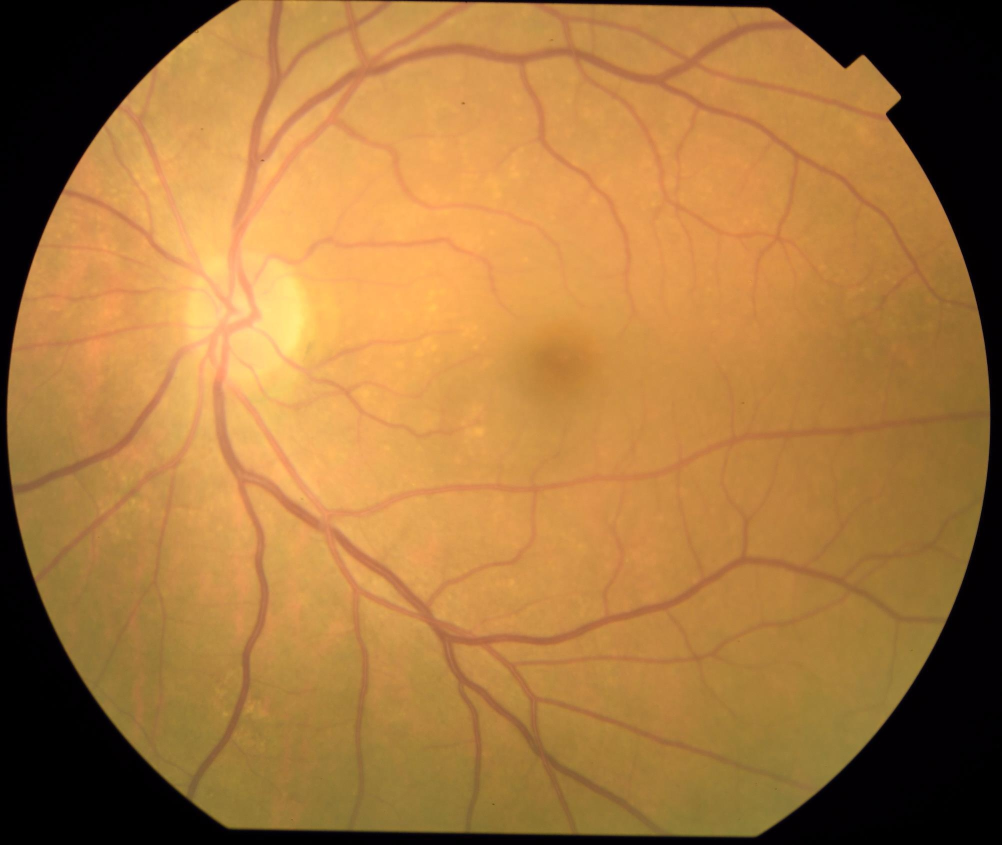
#> input picture Processamento-de-Imagem-Ocular-main/dataset_selecionado/no_DR/Healthy101.jpg, 2004 x 1690 px (shown at 1/2 size); its folder holds only this picture in this run
$ jupyter execute --allow-errors Processamento_olho.ipynb   (older library calls are emulated)
#> lines starting #> are read from the running program, lines starting #| are printed output that depends on the picture
[cell 1]
import os
import shutil
import re
from skimage.feature import hog
import cv2
import numpy as np
import joblib
import matplotlib.pyplot as plt
import pandas as pd
from sklearn import svm

[cell 2]
# Caminhos das pastas originais
orig_base = 'DataSet'
orig_no_dr = os.path.join(orig_base, 'Healthy')
orig_with_dr = os.path.join(orig_base, 'Diabetic Retinopathy')

# Caminhos das pastas destino
dest_base = 'dataset_selecionado'
dest_no_dr = os.path.join(dest_base, 'no_DR')
dest_with_dr = os.path.join(dest_base, 'with_DR')

# Cria pastas destino se não existirem
os.makedirs(dest_no_dr, exist_ok=True)
os.makedirs(dest_with_dr, exist_ok=True)
# Define número de imagens por classe

n_images = 400

[cell 3]
# Função para limpar pasta destino
def limpar_pasta(pasta):
    if os.path.exists(pasta):
        for f in os.listdir(pasta):
            file_path = os.path.join(pasta, f)
            if os.path.isfile(file_path):
                os.unlink(file_path)
    else:
        os.makedirs(pasta)

[cell 4]
# Caminhos de entrada e saída
input_base = 'dataset_selecionado'
output_bases = {
    '256': 'resized_256',
    '128': 'resized_128'
}
tamanhos = {
    '256': (256, 256),
    '128': (128, 128)
}

# Rótulos/classes
classes = ['no_DR', 'with_DR']

# Criar pastas de saída, se não existirem
for size_key, out_base in output_bases.items():
    for cls in classes:
        os.makedirs(os.path.join(out_base, cls), exist_ok=True)

# Função para redimensionar e salvar
def redimensionar_e_salvar(input_path, output_path, tamanho):
#> called with input_path = 'dataset_selecionado/no_DR', output_path = 'resized_256/no_DR', tamanho = (256, 256)
    imagens = [img for img in os.listdir(input_path) if img.lower().endswith(('.jpg', '.png', '.jpeg'))]
    for img in imagens:
        caminho_img = os.path.join(input_path, img)
        imagem = cv2.imread(caminho_img)
#> imagem is the input picture: shape (1690, 2004, 3); mean B, G, R 61.6, 118.9, 166.9
        if imagem is None:
            print(f'Erro ao ler: {caminho_img}')
            continue
        imagem_redim = cv2.resize(imagem, tamanho)
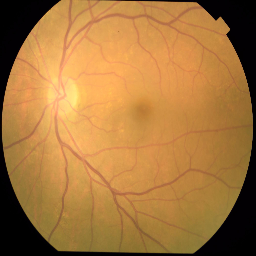
#> imagem_redim: shape (256, 256, 3); mean B, G, R 61.6, 118.8, 166.8
        cv2.imwrite(os.path.join(output_path, img), imagem_redim)

# Executar redimensionamento para cada classe e tamanho
for cls in classes:
    input_path = os.path.join(input_base, cls)
    for size_key, tamanho in tamanhos.items():
        output_path = os.path.join(output_bases[size_key], cls)
        print(f'Redimensionando {cls} para {tamanho}...')
        redimensionar_e_salvar(input_path, output_path, tamanho)
#> pass 2 of the loop `for cls in classes:`:
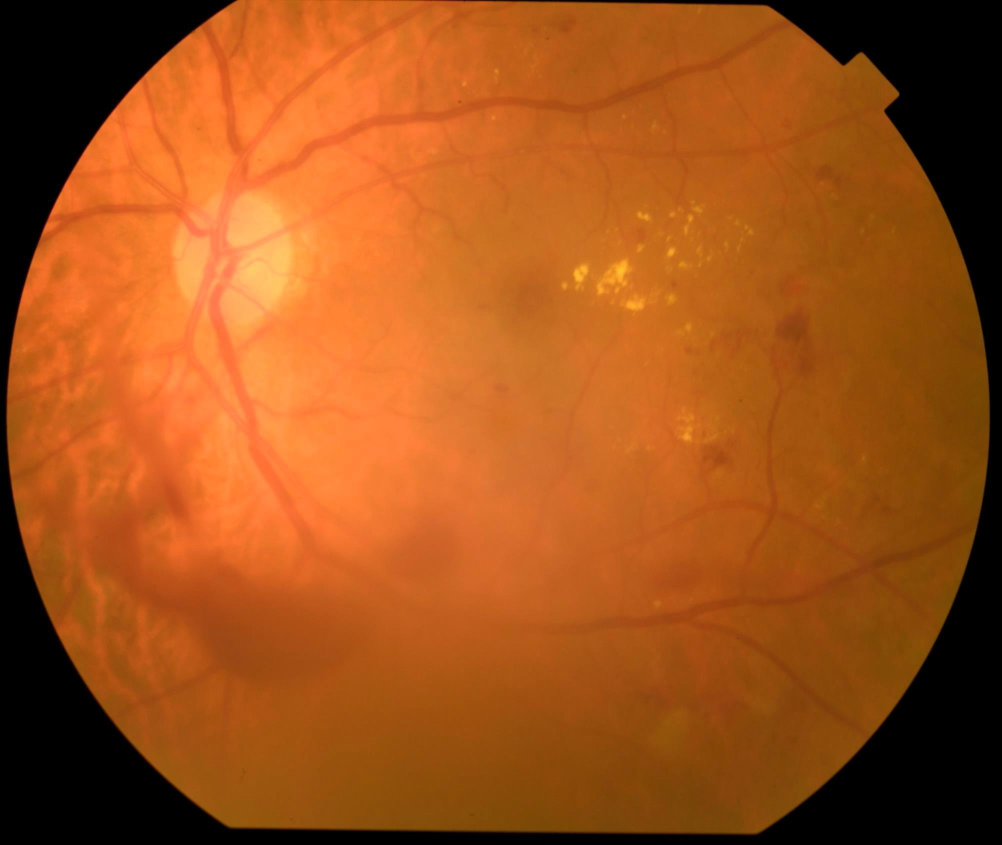
#> input picture Processamento-de-Imagem-Ocular-main/dataset_selecionado/with_DR/DR1.jpg, 2004 x 1690 px (shown at 1/2 size)
#> in redimensionar_e_salvar, imagem is the input picture: shape (1690, 2004, 3); mean B, G, R 24.7, 81.5, 159.8

[cell 5]
# Pastas de entrada (e também de saída, pois sobrescreve)
bases = {
    '256': 'resized_256',
    '128': 'resized_128'
}
#> bases = {'256': 'resized_256', '128': 'resized_128'}
#| Convertendo para tons de cinza: resized_256/no_DR
classes = ['no_DR', 'with_DR']

# Conversão em cada pasta
def converter_para_cinza(pasta):
#> called with pasta = 'resized_256/no_DR'
    imagens = [img for img in os.listdir(pasta) if img.lower().endswith(('.jpg', '.png', '.jpeg'))]
    for img in imagens:
        caminho_img = os.path.join(pasta, img)
        imagem = cv2.imread(caminho_img)
#> imagem: shape (256, 256, 3)
        if imagem is None:
            print(f'Erro ao ler: {caminho_img}')
            continue
        imagem_gray = cv2.cvtColor(imagem, cv2.COLOR_BGR2GRAY)
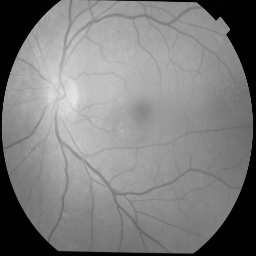
#> imagem_gray: shape (256, 256); min 0, max 229, mean 126.7
        cv2.imwrite(caminho_img, imagem_gray)  # sobrescreve

# Aplicar para todas as pastas
for size_key, base_path in bases.items():
    for cls in classes:
        pasta = os.path.join(base_path, cls)
        print(f'Convertendo para tons de cinza: {pasta}')
        converter_para_cinza(pasta)
#> pass 2 of the loop `for size_key, base_path in bases.items():`:
#| Convertendo para tons de cinza: resized_128/no_DR
#> imagem_gray: shape (128, 128)

[cell 6]
import matplotlib.pyplot as plt

# Caminho para uma das pastas
pasta256 = 'resized_256/no_DR'
#> pasta256 = 'resized_256/no_DR'
pasta128 = 'resized_128/with_DR'

# Seleciona a primeira imagem da pasta
imagens1 = [img for img in os.listdir(pasta128)]
imagens2 = [img for img in os.listdir(pasta256)]
#> imagens2 = ['Healthy101.jpg']


img_path_128 = os.path.join(pasta128, imagens1[0])
img_path_256 = os.path.join(pasta256, imagens2[0])

imagem128 = cv2.imread(img_path_128)  # já deve estar em tons de cinza
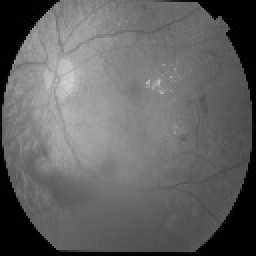
#> imagem128: shape (128, 128, 3) (shown 2 times larger); min 0, max 210, mean 98.5
imagem256 = cv2.imread(img_path_256)  # já deve estar em tons de cinza
#> imagem256: shape (256, 256, 3); min 0, max 230, mean 126.7


# Exibe a imagem com matplotlib

# Criar o subplot 2x2
fig, axs = plt.subplots(1, 2, figsize=(10, 10))

axs[0].imshow(imagem128, cmap='gray')
axs[0].set_title('Imagem cinza 128x128')
axs[0].axis('off')

axs[1].imshow(imagem256, cmap='gray')
axs[1].set_title('Imagem cinza 256x256')
axs[1].axis('off')

plt.show()
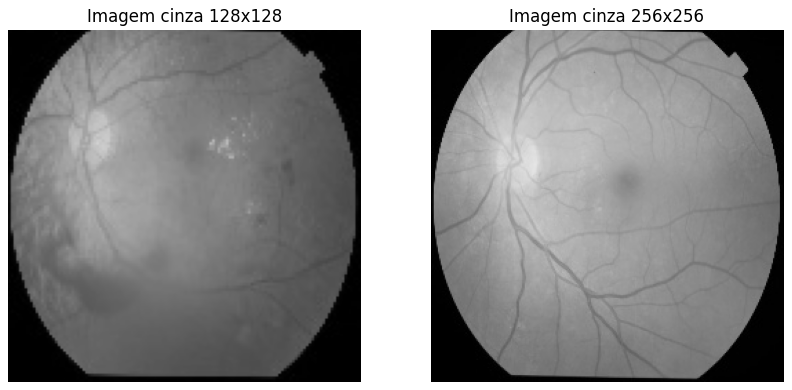
#> figure drawn by matplotlib, 2 panels

[cell 7]
# Pastas base de entrada (já em grayscale)
bases = {
    '256': 'resized_256',
    '128': 'resized_128'
}

# Pastas base de saída para CLAHE
saida_clahe = {
    '256': 'clahe_256',
    '128': 'clahe_128'
}

classes = ['no_DR', 'with_DR']


# Criar objeto CLAHE
clahe = cv2.createCLAHE(clipLimit=2.0, tileGridSize=(8, 8))

# Função para aplicar CLAHE e salvar em outra pasta
def aplicar_clahe(input_pasta, output_pasta):
#> called with input_pasta = 'resized_256/no_DR', output_pasta = 'clahe_256/no_DR'
    imagens = [img for img in os.listdir(input_pasta) if img.lower().endswith(('.jpg', '.jpeg', '.png'))]
    for img in imagens:
        caminho = os.path.join(input_pasta, img)
        imagem = cv2.imread(caminho, cv2.IMREAD_GRAYSCALE)
#> imagem: shape (256, 256); min 0, max 230, mean 126.7
        if imagem is None:
            print(f'Erro ao ler: {caminho}')
            continue
        imagem_clahe = clahe.apply(imagem)
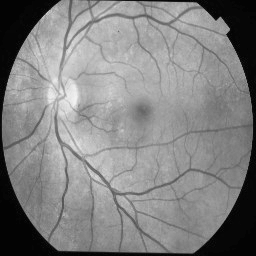
#> imagem_clahe: shape (256, 256); min 2, max 243, mean 130
        cv2.imwrite(os.path.join(output_pasta, img), imagem_clahe)

# Aplicar CLAHE para todas as pastas
for size_key in bases:
    base_entrada = bases[size_key]
    base_saida = saida_clahe[size_key]

    for cls in classes:
        pasta_entrada = os.path.join(base_entrada, cls)
        pasta_saida = os.path.join(base_saida, cls)
        os.makedirs(pasta_saida, exist_ok=True)

        print(f'Aplicando CLAHE: {pasta_entrada} → {pasta_saida}')
        aplicar_clahe(pasta_entrada, pasta_saida)
#> pass 2 of the loop `for size_key in bases:`:
#> `base_entrada = bases[size_key]`: base_entrada = 'resized_128'
#> in aplicar_clahe (call 3), `imagem_clahe = clahe.apply(imagem)`:
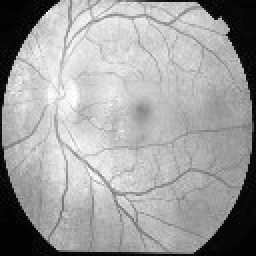
#> imagem_clahe: shape (128, 128) (shown 2 times larger); min 2, max 255, mean 158.7

[cell 8]
# Caminho para uma das pastas
pasta256 = 'clahe_256/no_DR'
#> pasta256 = 'clahe_256/no_DR'
pasta128 = 'clahe_128/no_DR'

def Amostra_imagems(pasta1, pasta2):
    # Seleciona a primeira imagem da pasta
#> called with pasta1 = 'clahe_128/no_DR', pasta2 = 'clahe_256/no_DR'
    imagens1 = [img for img in os.listdir(pasta1)]
    imagens2 = [img for img in os.listdir(pasta2)]


    img_path_128 = os.path.join(pasta1, imagens1[0])
    img_path_256 = os.path.join(pasta2, imagens2[0])

    imagem128 = cv2.imread(img_path_128)  # já deve estar em tons de cinza
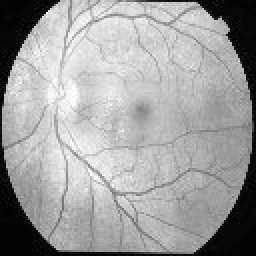
#> imagem128: shape (128, 128, 3) (shown 2 times larger); min 0, max 255, mean 158.7
    imagem256 = cv2.imread(img_path_256)  # já deve estar em tons de cinza
#> imagem256: shape (256, 256, 3); min 0, max 244, mean 130


    # Exibe a imagem com matplotlib

    # Criar o subplot 2x2
    fig, axs = plt.subplots(1, 2, figsize=(10, 10))

    axs[0].imshow(imagem128, cmap='gray')
    axs[0].set_title('Imagem cinza 128x128')
    axs[0].axis('off')

    axs[1].imshow(imagem256, cmap='gray')
    axs[1].set_title('Imagem cinza 256x256')
    axs[1].axis('off')

    plt.show()

Amostra_imagems(pasta128, pasta256)

[cell 9]
# Caminho para uma das pastas
pasta256 = 'clahe_256/no_DR'
pasta128 = 'clahe_128/no_DR'

# Seleciona a primeira imagem da pasta
imagens1 = [img for img in os.listdir(pasta128)]
imagens2 = [img for img in os.listdir(pasta256)]


img_path_128 = os.path.join(pasta128, imagens1[0])
img_path_256 = os.path.join(pasta256, imagens2[0])

imagem128 = cv2.imread(img_path_128)  # já deve estar em tons de cinza
imagem256 = cv2.imread(img_path_256)  # já deve estar em tons de cinza


# Exibe a imagem com matplotlib

# Criar o subplot 2x2
fig, axs = plt.subplots(1, 2, figsize=(10, 10))

axs[0].imshow(imagem128, cmap='gray')
axs[0].set_title('Imagem cinza 128x128')
axs[0].axis('off')

axs[1].imshow(imagem256, cmap='gray')
axs[1].set_title('Imagem cinza 256x256')
axs[1].axis('off')

plt.show()

[cell 10]
# Bases com CLAHE
bases_clahe = {
    '256': 'clahe_256',
    '128': 'clahe_128'
}

# Subpastas de saída dentro de cada classe
sobel_subpastas = {
    '256': 'sobel_256',
    '128': 'sobel_128'
}

classes = ['no_DR', 'with_DR']

# Função para aplicar Sobel e salvar na subpasta
def aplicar_sobel(input_pasta, output_subpasta):
#> called with input_pasta = 'clahe_256/no_DR', output_subpasta = 'clahe_256/no_DR/sobel_256'
    imagens = [img for img in os.listdir(input_pasta) if img.lower().endswith(('.jpg', '.jpeg', '.png'))]
    for img in imagens:
        caminho = os.path.join(input_pasta, img)
        imagem = cv2.imread(caminho, cv2.IMREAD_GRAYSCALE)
#> imagem: shape (256, 256); min 0, max 244, mean 130
        if imagem is None:
            print(f'Erro ao ler: {caminho}')
            continue

        # Sobel nos eixos X e Y
        sobelx = cv2.Sobel(imagem, cv2.CV_64F, 1, 0, ksize=3)
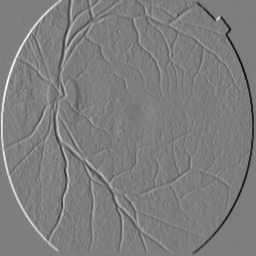
#> sobelx: shape (256, 256) float64; min -602, max 616, mean 0; drawn with min black and max white
        sobely = cv2.Sobel(imagem, cv2.CV_64F, 0, 1, ksize=3)
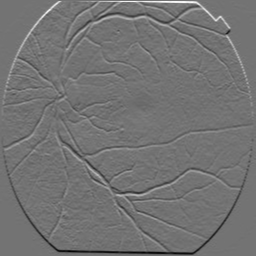
#> sobely: shape (256, 256) float64; min -535, max 645, mean -1.2; drawn with min black and max white

        # Gradiente de magnitude
        grad = cv2.magnitude(sobelx, sobely)
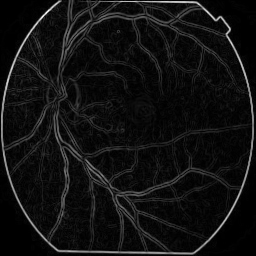
#> grad: shape (256, 256) float64; min 0, max 783.6, mean 53.4; drawn with min black and max white
        grad = cv2.convertScaleAbs(grad)
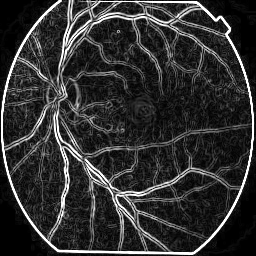
#> grad: shape (256, 256); min 0, max 255, mean 48.6

        cv2.imwrite(os.path.join(output_subpasta, img), grad)

# Aplica Sobel e salva nas subpastas internas
for size_key in bases_clahe:
    base_entrada = bases_clahe[size_key]
    subpasta_saida = sobel_subpastas[size_key]

    for cls in classes:
        pasta_clahe = os.path.join(base_entrada, cls)
        pasta_sobel = os.path.join(pasta_clahe, subpasta_saida)
        os.makedirs(pasta_sobel, exist_ok=True)

        print(f'Aplicando Sobel em {pasta_clahe} → salvando em {pasta_sobel}')
        aplicar_sobel(pasta_clahe, pasta_sobel)
#> pass 2 of the loop `for size_key in bases_clahe:`:
#> `base_entrada = bases_clahe[size_key]`: base_entrada = 'clahe_128'
#> sobelx: shape (128, 128) float64
#> sobely: shape (128, 128) float64
#> in aplicar_sobel (call 3), `grad = cv2.convertScaleAbs(grad)`:
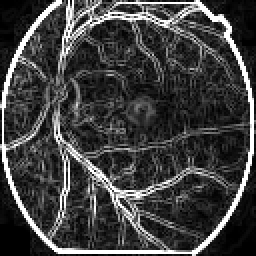
#> grad: shape (128, 128) (shown 2 times larger); min 0, max 255, mean 63.7

[cell 11]
pasta_sobels_128 = 'clahe_128/no_DR\sobel_128'
#> pasta_sobels_128 = 'clahe_128/no_DR\\sobel_128'
pasta_sobels_256 = 'clahe_256/no_DR\sobel_256'


#> (the rest of this cell did not finish here and is left out)


Agora com as imagens separadas e processadas, começa o aprendizado.

[cell 12]
# Estrutura de entrada
bases = {
    '256': {
        'path': 'clahe_256',
        'sobel_sub': 'sobel_256',
        'output_csv': 'hog_features_256.csv'
    },
    '128': {
        'path': 'clahe_128',
        'sobel_sub': 'sobel_128',
        'output_csv': 'hog_features_128.csv'
    }
}

classes = ['no_DR', 'with_DR']

# Parâmetros do HOG (você pode ajustar depois se quiser)
hog_params = {
    'orientations': 9,
    'pixels_per_cell': (8, 8),
    'cells_per_block': (2, 2),
    'block_norm': 'L2-Hys'
}

# Função para processar imagens com HOG
def extrair_features_hog(pasta_sobel, label):
#> called with pasta_sobel = 'clahe_256/no_DR/sobel_256', label = 'no_DR'
    features_lista = []
    imagens = [img for img in os.listdir(pasta_sobel) if img.lower().endswith(('.jpg', '.jpeg', '.png'))]
    for img_nome in imagens:
        img_path = os.path.join(pasta_sobel, img_nome)
        imagem = cv2.imread(img_path, cv2.IMREAD_GRAYSCALE)
#> imagem: shape (256, 256); min 0, max 255, mean 48.6
        if imagem is None:
            print(f'Erro ao ler: {img_path}')
            continue

        features = hog(imagem, **hog_params)
        features_lista.append(np.append(features, label))  # adiciona o rótulo ao final
    return features_lista

# Loop para processar 128 e 256
for size_key, info in bases.items():
    todas_features = []

    for cls in classes:
        pasta_sobel = os.path.join(info['path'], cls, info['sobel_sub'])
        print(f'Extraindo HOG de {pasta_sobel}...')
        classe_features = extrair_features_hog(pasta_sobel, cls)
        todas_features.extend(classe_features)

    # Converte para DataFrame e salva CSV
    df = pd.DataFrame(todas_features)
    df.to_csv(info['output_csv'], index=False, header=False)
    print(f'Arquivo salvo: {info["output_csv"]}')
#> pass 2 of the loop `for size_key, info in bases.items():`:
